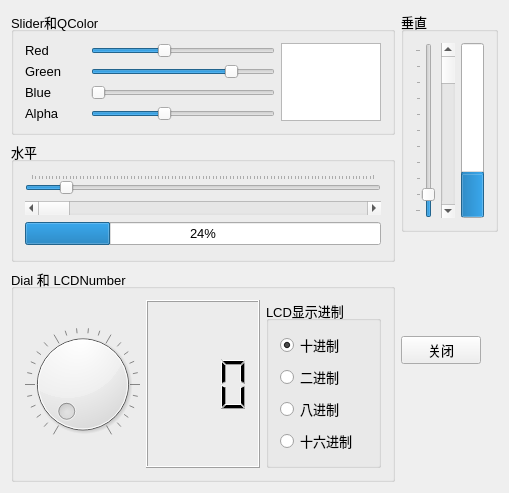
<?xml version="1.0" encoding="UTF-8"?>
<ui version="4.0">
 <class>Widget</class>
 <widget class="QWidget" name="Widget">
  <property name="geometry">
   <rect>
    <x>0</x>
    <y>0</y>
    <width>509</width>
    <height>493</height>
   </rect>
  </property>
  <property name="windowTitle">
   <string>Widget</string>
  </property>
  <layout class="QHBoxLayout" name="horizontalLayout_2">
   <item>
    <layout class="QVBoxLayout" name="verticalLayout_3">
     <item>
      <widget class="QGroupBox" name="groupBox">
       <property name="font">
        <font>
         <pointsize>10</pointsize>
        </font>
       </property>
       <property name="title">
        <string>Slider和QColor</string>
       </property>
       <layout class="QGridLayout" name="gridLayout_2">
        <item row="0" column="0">
         <widget class="QLabel" name="label">
          <property name="minimumSize">
           <size>
            <width>60</width>
            <height>0</height>
           </size>
          </property>
          <property name="font">
           <font>
            <pointsize>10</pointsize>
           </font>
          </property>
          <property name="text">
           <string>Red</string>
          </property>
         </widget>
        </item>
        <item row="0" column="1">
         <widget class="QSlider" name="SliderRed">
          <property name="maximum">
           <number>255</number>
          </property>
          <property name="sliderPosition">
           <number>100</number>
          </property>
          <property name="orientation">
           <enum>Qt::Horizontal</enum>
          </property>
         </widget>
        </item>
        <item row="0" column="2" rowspan="4">
         <widget class="QTextEdit" name="textEdit">
          <property name="maximumSize">
           <size>
            <width>100</width>
            <height>16777215</height>
           </size>
          </property>
         </widget>
        </item>
        <item row="1" column="0">
         <widget class="QLabel" name="label_2">
          <property name="font">
           <font>
            <pointsize>10</pointsize>
           </font>
          </property>
          <property name="text">
           <string>Green</string>
          </property>
         </widget>
        </item>
        <item row="1" column="1">
         <widget class="QSlider" name="SliderGreen">
          <property name="maximum">
           <number>255</number>
          </property>
          <property name="value">
           <number>200</number>
          </property>
          <property name="sliderPosition">
           <number>200</number>
          </property>
          <property name="orientation">
           <enum>Qt::Horizontal</enum>
          </property>
         </widget>
        </item>
        <item row="2" column="0">
         <widget class="QLabel" name="label_3">
          <property name="font">
           <font>
            <pointsize>10</pointsize>
           </font>
          </property>
          <property name="text">
           <string>Blue</string>
          </property>
         </widget>
        </item>
        <item row="2" column="1">
         <widget class="QSlider" name="SliderBlue">
          <property name="maximum">
           <number>255</number>
          </property>
          <property name="value">
           <number>0</number>
          </property>
          <property name="sliderPosition">
           <number>0</number>
          </property>
          <property name="orientation">
           <enum>Qt::Horizontal</enum>
          </property>
         </widget>
        </item>
        <item row="3" column="0">
         <widget class="QLabel" name="label_4">
          <property name="font">
           <font>
            <pointsize>10</pointsize>
           </font>
          </property>
          <property name="text">
           <string>Alpha</string>
          </property>
         </widget>
        </item>
        <item row="3" column="1">
         <widget class="QSlider" name="SliderAlpha">
          <property name="maximum">
           <number>255</number>
          </property>
          <property name="sliderPosition">
           <number>100</number>
          </property>
          <property name="orientation">
           <enum>Qt::Horizontal</enum>
          </property>
         </widget>
        </item>
       </layout>
      </widget>
     </item>
     <item>
      <widget class="QGroupBox" name="groupBox_2">
       <property name="font">
        <font>
         <pointsize>10</pointsize>
        </font>
       </property>
       <property name="title">
        <string>水平</string>
       </property>
       <layout class="QVBoxLayout" name="verticalLayout">
        <item>
         <widget class="QSlider" name="SliderH">
          <property name="maximum">
           <number>100</number>
          </property>
          <property name="value">
           <number>10</number>
          </property>
          <property name="orientation">
           <enum>Qt::Horizontal</enum>
          </property>
          <property name="tickPosition">
           <enum>QSlider::TicksAbove</enum>
          </property>
         </widget>
        </item>
        <item>
         <widget class="QScrollBar" name="ScrollBarH">
          <property name="orientation">
           <enum>Qt::Horizontal</enum>
          </property>
         </widget>
        </item>
        <item>
         <widget class="QProgressBar" name="progBarH">
          <property name="value">
           <number>24</number>
          </property>
         </widget>
        </item>
       </layout>
      </widget>
     </item>
     <item>
      <widget class="QGroupBox" name="groupBox_4">
       <property name="font">
        <font>
         <pointsize>10</pointsize>
        </font>
       </property>
       <property name="title">
        <string>Dial 和 LCDNumber</string>
       </property>
       <layout class="QHBoxLayout" name="horizontalLayout">
        <item>
         <widget class="QDial" name="dial">
          <property name="wrapping">
           <bool>false</bool>
          </property>
          <property name="notchesVisible">
           <bool>true</bool>
          </property>
         </widget>
        </item>
        <item>
         <widget class="QLCDNumber" name="LCDDisplay">
          <property name="smallDecimalPoint">
           <bool>true</bool>
          </property>
          <property name="digitCount">
           <number>3</number>
          </property>
          <property name="segmentStyle">
           <enum>QLCDNumber::Filled</enum>
          </property>
         </widget>
        </item>
        <item>
         <widget class="QGroupBox" name="groupBox_5">
          <property name="title">
           <string>LCD显示进制</string>
          </property>
          <layout class="QVBoxLayout" name="verticalLayout_2">
           <item>
            <widget class="QRadioButton" name="radioBtnDec">
             <property name="text">
              <string>十进制</string>
             </property>
             <property name="checked">
              <bool>true</bool>
             </property>
            </widget>
           </item>
           <item>
            <widget class="QRadioButton" name="radioBtnBin">
             <property name="text">
              <string>二进制</string>
             </property>
            </widget>
           </item>
           <item>
            <widget class="QRadioButton" name="radioBtnHex">
             <property name="text">
              <string>八进制</string>
             </property>
            </widget>
           </item>
           <item>
            <widget class="QRadioButton" name="radioBtnOct">
             <property name="text">
              <string>十六进制</string>
             </property>
            </widget>
           </item>
          </layout>
         </widget>
        </item>
       </layout>
      </widget>
     </item>
    </layout>
   </item>
   <item>
    <layout class="QGridLayout" name="gridLayout">
     <item row="0" column="0">
      <widget class="QGroupBox" name="groupBox_3">
       <property name="sizePolicy">
        <sizepolicy hsizetype="Preferred" vsizetype="Preferred">
         <horstretch>0</horstretch>
         <verstretch>3</verstretch>
        </sizepolicy>
       </property>
       <property name="font">
        <font>
         <pointsize>10</pointsize>
        </font>
       </property>
       <property name="title">
        <string>垂直</string>
       </property>
       <layout class="QHBoxLayout" name="horizontalLayout_3">
        <item>
         <widget class="QSlider" name="SliderV">
          <property name="maximum">
           <number>100</number>
          </property>
          <property name="value">
           <number>10</number>
          </property>
          <property name="orientation">
           <enum>Qt::Vertical</enum>
          </property>
          <property name="tickPosition">
           <enum>QSlider::TicksAbove</enum>
          </property>
         </widget>
        </item>
        <item>
         <widget class="QScrollBar" name="ScrollBarV">
          <property name="orientation">
           <enum>Qt::Vertical</enum>
          </property>
         </widget>
        </item>
        <item>
         <widget class="QProgressBar" name="progBarV">
          <property name="value">
           <number>24</number>
          </property>
          <property name="orientation">
           <enum>Qt::Vertical</enum>
          </property>
         </widget>
        </item>
       </layout>
      </widget>
     </item>
     <item row="1" column="0">
      <spacer name="verticalSpacer">
       <property name="orientation">
        <enum>Qt::Vertical</enum>
       </property>
       <property name="sizeHint" stdset="0">
        <size>
         <width>20</width>
         <height>98</height>
        </size>
       </property>
      </spacer>
     </item>
     <item row="2" column="0">
      <widget class="QPushButton" name="btnClose">
       <property name="sizePolicy">
        <sizepolicy hsizetype="Minimum" vsizetype="Fixed">
         <horstretch>0</horstretch>
         <verstretch>0</verstretch>
        </sizepolicy>
       </property>
       <property name="maximumSize">
        <size>
         <width>80</width>
         <height>16777215</height>
        </size>
       </property>
       <property name="font">
        <font>
         <pointsize>10</pointsize>
        </font>
       </property>
       <property name="text">
        <string>关闭</string>
       </property>
       <property name="icon">
        <iconset resource="res.qrc">
         <normaloff>:/icons/images/exit.bmp</normaloff>:/icons/images/exit.bmp</iconset>
       </property>
      </widget>
     </item>
     <item row="3" column="0">
      <spacer name="verticalSpacer_2">
       <property name="orientation">
        <enum>Qt::Vertical</enum>
       </property>
       <property name="sizeHint" stdset="0">
        <size>
         <width>20</width>
         <height>118</height>
        </size>
       </property>
      </spacer>
     </item>
    </layout>
   </item>
  </layout>
 </widget>
 <layoutdefault spacing="6" margin="11"/>
 <resources>
  <include location="res.qrc"/>
 </resources>
 <connections>
  <connection>
   <sender>btnClose</sender>
   <signal>clicked()</signal>
   <receiver>Widget</receiver>
   <slot>close()</slot>
   <hints>
    <hint type="sourcelabel">
     <x>435</x>
     <y>345</y>
    </hint>
    <hint type="destinationlabel">
     <x>254</x>
     <y>246</y>
    </hint>
   </hints>
  </connection>
 </connections>
</ui>
